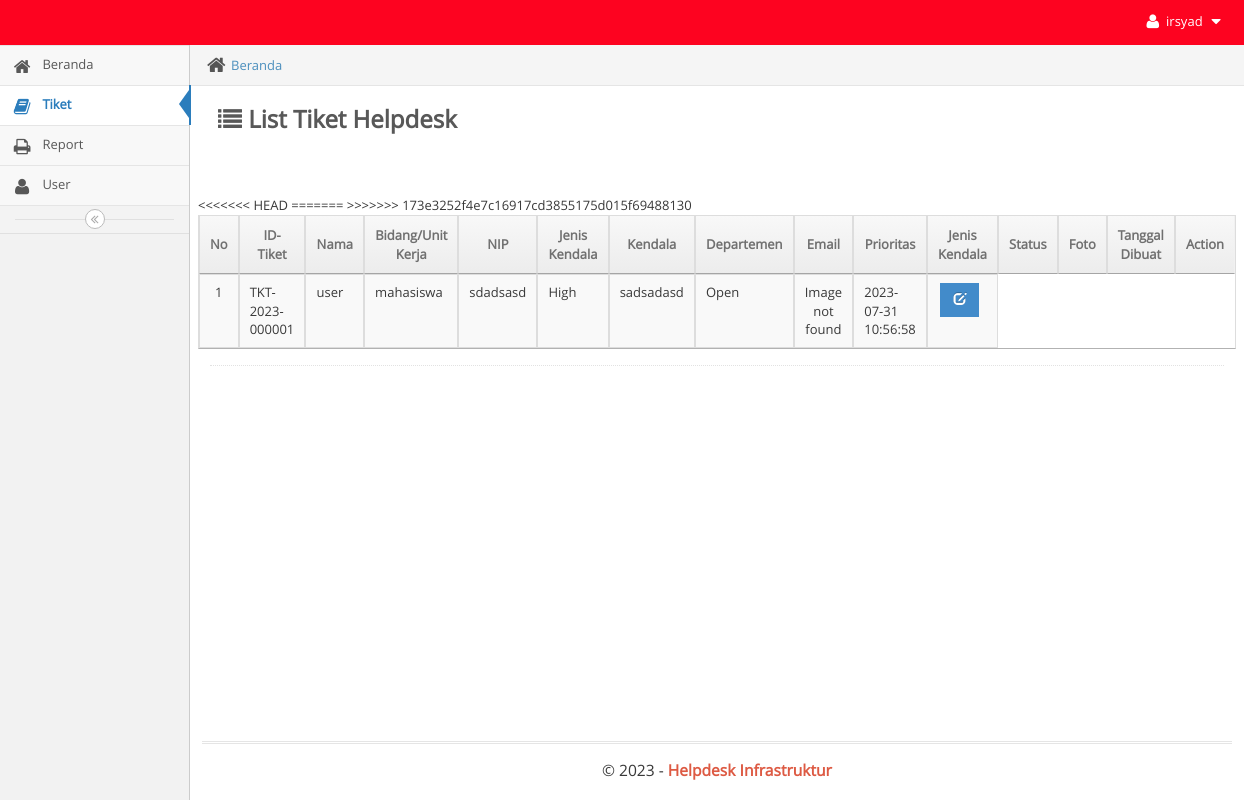
/main.php?module=tiket (signed in), run on the app's committed database.
### tables this page shows
CREATE TABLE `tiket` (
  `idtiket` varchar(200) NOT NULL,
  `departemen` varchar(100) NOT NULL,
  `nama` varchar(100) NOT NULL,
  `email` varchar(100) NOT NULL,
  `problem` varchar(100) NOT NULL,
  `foto` varchar(100) NOT NULL,
  `status` enum('Open','Pending','Closed') NOT NULL DEFAULT 'Open',
  `date` date NOT NULL,
  `createdate` timestamp NOT NULL DEFAULT current_timestamp(),
  `id_user` int(10) NOT NULL,
  `updatedate` timestamp NOT NULL DEFAULT current_timestamp(),
  `updateuser` int(10) NOT NULL,
  `priority` varchar(100) NOT NULL,
  `solveby` int(10) NOT NULL
);

### modules/tiket/view.php (the view, shortened to what this page needs)
<div class="breadcrumbs breadcrumbs-fixed" id="breadcrumbs">
    <ul class="breadcrumb">
        <li>
            <i class="ace-icon fa fa-home home-icon"></i>
            <a href="?module=beranda">Beranda</a>
        </li>
    </ul>
</div>
<div class="page-content">
    <div class="page-header">
        <h1 style="color:#585858">
            <i class="ace-icon fa fa-list"></i> <b>List Tiket Helpdesk</b>
        </h1>
        <br>
        <br>
        <br>
        <div class="row">
            <div class="col-xs-12">
                <div class="row">
                    <div class="col-xs-12">
                        <div>
                            <div class="row">
                                <table id="dynamic-table" class="table table-striped table-bordered table-hover">
                                    <thead>
                                        <tr>
                                            <th class='center'>No</th>
                                            <th class='center'>ID-Tiket</th>
                                            <th class='center'>Nama</th>
                                            <th class='center'>Bidang/Unit Kerja</th>
                                            <th class='center'>NIP</th>
                                            <th class='center'>Jenis Kendala</th>
                                            <th class="center">Kendala</th>
                                            <th class='center'>Departemen</th>
                                            <th class='center'>Email</th>
                                            <th class='center'>Prioritas</th>
                                            <th class="center">Jenis Kendala</th>
                                            <th class="center">Status</th>
                                            <th class="center">Foto</th>
                                            <th class='center'>Tanggal Dibuat</th>
                                            <th class='center'>Action</th>
                                        </tr>
                                    </thead>
                                    <tbody>
                                        <?php
                                        $no = 1;
                                        $query = mysqli_query($mysqli, "SELECT * FROM tiket GROUP BY idtiket DESC")
                                            or die('Ada kesalahan pada query tampil Data: ' . mysqli_error($mysqli));
                                        while ($data = mysqli_fetch_assoc($query)) {
                                        ?>
                                            <tr>
                                                <td width="10" class="center"><?php echo $no; ?></td>
                                                <td width="100"><?php echo $data['idtiket']; ?></td>
                                                <td width="100"><?php echo $data['nama']; ?></td>
                                                <td width="100"><?php echo $data['departemen']; ?></td>
                                                <td width="100"><?php echo $data['email']; ?></td>
                                                <td width="100"><?php echo $data['priority']; ?></td>
                                                <td width="100"><?php echo $data['problem']; ?></td>
                                                <td width="100" style="background:<?php echo $warna; ?>">
                                                <?php echo $data['status']; ?></td>
                                                <td class='center' width='100'>
                                                <div>
                                                        <?php
                                                        $direktorifoto = "modules/tiket/" . $data['foto'];
                                                        if (file_exists($direktorifoto)) {
                                                            echo '<a data-toggle="tooltip" data-placement="top" title="Lihat Foto" style="margin-right:5px" class="btn btn-primary btn-sm" href="' . $direktorifoto . '" id="">Lihat Foto</a>';
                                                        } else {
                                                            echo '<span>Image not found</span>';
                                                        }
                                                        ?>
                                                    </div>
                                                </td>
                                                <td width="100"><?php echo $data['createdate']; ?></td>
                                                <td class='center' width='30'>
                                                    <div>
                                                        <a data-toggle='tooltip' data-placement='top' title='Ubah' style='margin-right:5px' class='btn btn-primary btn-sm' href="?module=form_tiket&form=edit&id=<?php echo $data['idtiket']; ?>">
                                                            <i style='color:#fff' class='glyphicon glyphicon-edit'></i></a>
                                                    </div>
                                                </td>
                                            </tr>
                                        <?php
                                            $no++;
                                        } ?>
                                    </tbody>
                                </table>
                            </div>
                        </div>
                    </div>
                </div>
            </div>
        </div>
    </div>
</div>

### data on the page
tiket: idtiket "TKT-2023-000001", nama "user", departemen "mahasiswa", email "sdadsasd", priority "High", problem "sadsadasd", status "Open", shows "Image not found", createdate "2023-07-31 10:56:58"

### other printed values
$_SESSION['username'] "irsyad"
